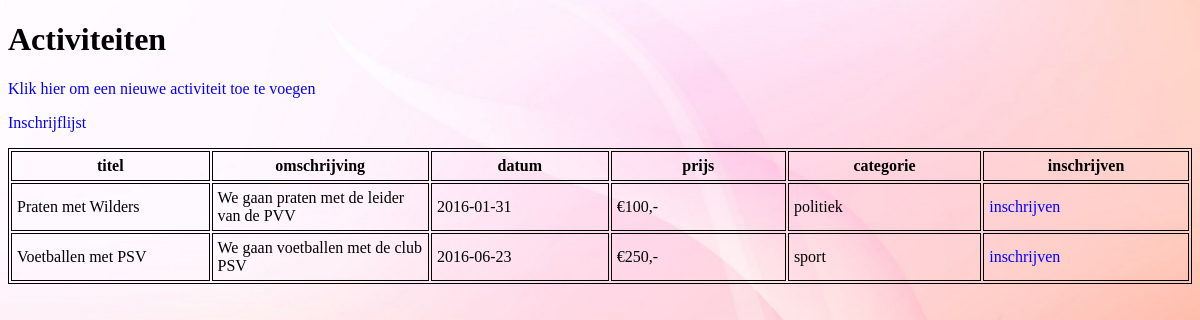
The page / on the database its author committed.
### tables this page shows
CREATE TABLE IF NOT EXISTS `activiteit` (
  `id` int(11) NOT NULL AUTO_INCREMENT,
  `titel` varchar(100) NOT NULL,
  `omschrijving` varchar(255) NOT NULL,
  `datum` varchar(100) NOT NULL,
  `prijs` varchar(100) NOT NULL,
  `categorie` varchar(100) NOT NULL,
  PRIMARY KEY (`id`)
);

### index.php (the view)
<!doctype html>
<html>
<head>
<link href="style.css" type="text/CSS" rel="stylesheet">
</head>
<body>
<h1>Activiteiten</h1>
<a href="activiteit_toevoegen.php"><p>Klik hier om een nieuwe activiteit toe te voegen</p></a>
<p><a href="inschrijving_lijst.php">Inschrijflijst</a></p>
<div class="container">
<?php
$user_name = "root";
$password = "";
$database = "php1";
$server = "127.0.0.1";
$db_handle = mysqli_connect($server, $user_name, $password);
$db_found = mysqli_select_db( $db_handle, $database);
if ($db_found) {
	$SQL = 'SELECT * FROM activiteit';
	$result = mysqli_query($db_handle, $SQL);
	echo '<table>
			<tr>
				<th>titel</th>
				<th>omschrijving</th>
				<th>datum</th>
				<th>prijs</th>
				<th>categorie</th>
				<th>inschrijven</th>
			</tr>';
	while ( $db_field = mysqli_fetch_assoc($result) ) {
		echo '
		<tr>
			<td>' . $db_field['titel'] . '</td>
			<td>' . $db_field['omschrijving'] . '</td>
			<td>' . $db_field['datum'] . '</td>
			<td>' . $db_field['prijs'] . '</td>
			<td>' . $db_field['categorie'] . '</td>
			<td><a href=inschrijving_toevoegen.php?act_id=' . $db_field['id'] . '>inschrijven</a></td>
		</tr>';
	}
}
?>
</div>
</body>
</html>

### style.css (style rules this page uses)
th { padding: 5px; width: 1000px; border: solid black 1px; }
td { padding: 5px; width: 1000px; border: solid black 1px; }
body { background-image: url(redbackground.jpg); background-repeat: no-repeat; background-size: 100%; font: Verdana; }
div.container { border: solid black 1px; }
p { font-family: Verdana; }
a { text-decoration: none; color:blue }

### rows shown on the page
activiteit: titel "Praten met Wilders", omschrijving "We gaan praten met de leider van de PVV", datum "2016-01-31", prijs "€100,-", categorie "politiek"
activiteit: titel "Voetballen met PSV", omschrijving "We gaan voetballen met de club PSV", datum "2016-06-23", prijs "€250,-", categorie "sport"
